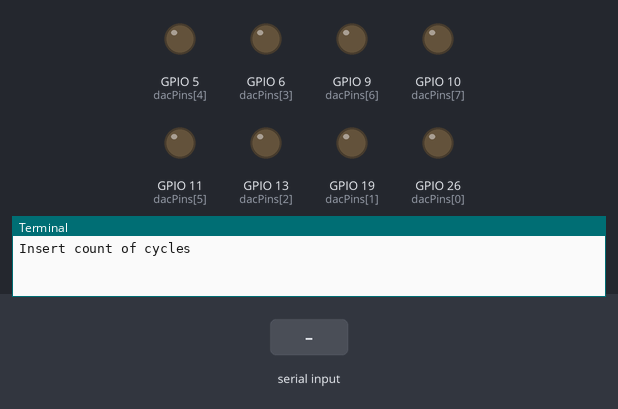
Simulated run of this program. Board: Raspberry Pi (BCM pin numbers). On the bench: output pins drawn as LEDs (lit = HIGH), the last lines printed to the terminal. Dashed ring = blinking. The inputs (shaded band) are chosen by the test bench.

Above: at 1.2 s.
1.3 s: "5" typed at the terminal, then Enter
At 2.86 s:
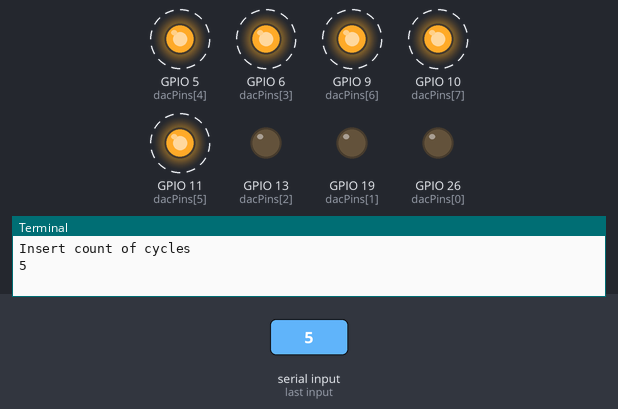
At 4.46 s:
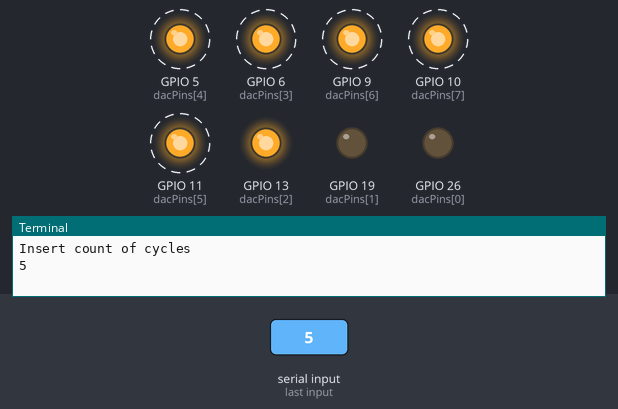
Timing chart, 0 to 19.3 s (numbered marks = the images above; inputs shaded):
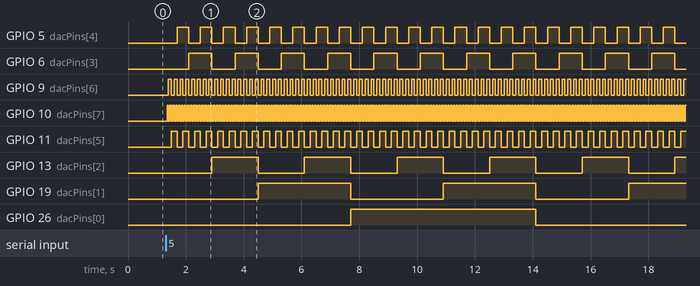

The program:

second.py
```python
import RPi.GPIO as GPIO
import time
import DacModule

#GPIO.setmode(GPIO.BCM)
#dacPins = [26, 19, 13, 6, 5, 11, 9, 10]
#GPIO.setup(dacPins, GPIO.OUT)

print('Insert count of cycles')
repetitionsNumber = int(input())
for i in range(repetitionsNumber):
    for i in range(256):
        DacModule.num2dac(i)
        time.sleep(0.05)
GPIO.cleanup()
```

DacModule.py
```python
import RPi.GPIO as GPIO
import time
GPIO.setmode(GPIO.BCM)
dacPins = [26, 19, 13, 6, 5, 11, 9, 10]
GPIO.setup(dacPins, GPIO.OUT)

def num2dac(decNumber):
    stroke = "{0:b}".format(decNumber)
    stroke = stroke.zfill(8)
    result = list(stroke)
    for i in range(8):
        GPIO.output(dacPins[i], ord(result[i]) - 48)
```

Measured:
- after the input at 1.3 s, GPIO 5 (dacPins[4]): alternates HIGH for 0.40 s and LOW for 0.40 s, starting after 0.40 s; GPIO 6 (dacPins[3]): alternates HIGH for 0.80 s and LOW for 0.80 s, starting after 0.80 s
